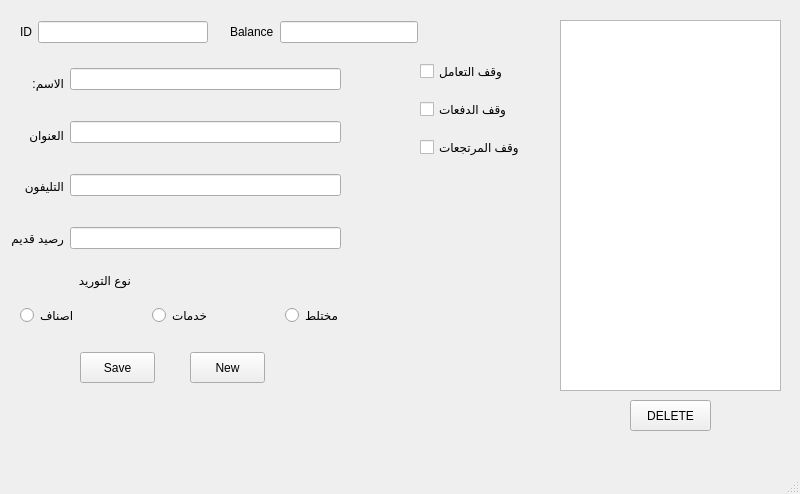
<?xml version="1.0" encoding="UTF-8"?>
<ui version="4.0">
 <class>supp_rege</class>
 <widget class="QMainWindow" name="supp_rege">
  <property name="geometry">
   <rect>
    <x>0</x>
    <y>0</y>
    <width>800</width>
    <height>494</height>
   </rect>
  </property>
  <property name="windowTitle">
   <string>MainWindow</string>
  </property>
  <widget class="QWidget" name="centralwidget">
   <widget class="QListView" name="listView">
    <property name="geometry">
     <rect>
      <x>560</x>
      <y>20</y>
      <width>221</width>
      <height>371</height>
     </rect>
    </property>
   </widget>
   <widget class="QWidget" name="layoutWidget">
    <property name="geometry">
     <rect>
      <x>230</x>
      <y>20</y>
      <width>188</width>
      <height>24</height>
     </rect>
    </property>
    <layout class="QHBoxLayout" name="horizontalLayout_4">
     <item>
      <widget class="QLabel" name="label_7">
       <property name="text">
        <string>Balance</string>
       </property>
      </widget>
     </item>
     <item>
      <widget class="QLineEdit" name="bala">
       <property name="readOnly">
        <bool>true</bool>
       </property>
      </widget>
     </item>
    </layout>
   </widget>
   <widget class="QLabel" name="label_6">
    <property name="geometry">
     <rect>
      <x>20</x>
      <y>265</y>
      <width>111</width>
      <height>31</height>
     </rect>
    </property>
    <property name="text">
     <string>نوع التوريد</string>
    </property>
   </widget>
   <widget class="QWidget" name="layoutWidget_2">
    <property name="geometry">
     <rect>
      <x>10</x>
      <y>60</y>
      <width>331</width>
      <height>201</height>
     </rect>
    </property>
    <layout class="QHBoxLayout" name="horizontalLayout">
     <item>
      <layout class="QVBoxLayout" name="verticalLayout_2">
       <item>
        <widget class="QLabel" name="label_4">
         <property name="text">
          <string>الاسم:</string>
         </property>
        </widget>
       </item>
       <item>
        <widget class="QLabel" name="label_3">
         <property name="text">
          <string>العنوان</string>
         </property>
        </widget>
       </item>
       <item>
        <widget class="QLabel" name="label_2">
         <property name="text">
          <string>التليفون</string>
         </property>
        </widget>
       </item>
       <item>
        <widget class="QLabel" name="label">
         <property name="text">
          <string>رصيد قديم</string>
         </property>
        </widget>
       </item>
      </layout>
     </item>
     <item>
      <layout class="QVBoxLayout" name="verticalLayout">
       <property name="spacing">
        <number>23</number>
       </property>
       <item>
        <widget class="QLineEdit" name="supp_name"/>
       </item>
       <item>
        <widget class="QLineEdit" name="address"/>
       </item>
       <item>
        <widget class="QLineEdit" name="phone"/>
       </item>
       <item>
        <widget class="QLineEdit" name="first_time"/>
       </item>
      </layout>
     </item>
    </layout>
   </widget>
   <widget class="QWidget" name="layoutWidget_3">
    <property name="geometry">
     <rect>
      <x>20</x>
      <y>20</y>
      <width>188</width>
      <height>24</height>
     </rect>
    </property>
    <layout class="QHBoxLayout" name="horizontalLayout_3">
     <item>
      <widget class="QLabel" name="label_5">
       <property name="text">
        <string>ID</string>
       </property>
      </widget>
     </item>
     <item>
      <widget class="QLineEdit" name="supp_id">
       <property name="readOnly">
        <bool>true</bool>
       </property>
      </widget>
     </item>
    </layout>
   </widget>
   <widget class="QWidget" name="layoutWidget_4">
    <property name="geometry">
     <rect>
      <x>20</x>
      <y>300</y>
      <width>391</width>
      <height>31</height>
     </rect>
    </property>
    <layout class="QHBoxLayout" name="horizontalLayout_2">
     <item>
      <widget class="QRadioButton" name="item">
       <property name="text">
        <string>اصناف</string>
       </property>
      </widget>
     </item>
     <item>
      <widget class="QRadioButton" name="serv">
       <property name="text">
        <string>خدمات</string>
       </property>
      </widget>
     </item>
     <item>
      <widget class="QRadioButton" name="mix">
       <property name="text">
        <string>مختلط</string>
       </property>
      </widget>
     </item>
    </layout>
   </widget>
   <widget class="QWidget" name="layoutWidget_5">
    <property name="geometry">
     <rect>
      <x>420</x>
      <y>50</y>
      <width>131</width>
      <height>121</height>
     </rect>
    </property>
    <layout class="QVBoxLayout" name="verticalLayout_3">
     <item>
      <widget class="QCheckBox" name="stop_deal">
       <property name="text">
        <string>وقف التعامل</string>
       </property>
      </widget>
     </item>
     <item>
      <widget class="QCheckBox" name="stop_pay">
       <property name="text">
        <string>وقف الدفعات</string>
       </property>
      </widget>
     </item>
     <item>
      <widget class="QCheckBox" name="stop_return">
       <property name="text">
        <string>وقف المرتجعات</string>
       </property>
      </widget>
     </item>
    </layout>
   </widget>
   <widget class="QPushButton" name="pushButton">
    <property name="geometry">
     <rect>
      <x>80</x>
      <y>352</y>
      <width>75</width>
      <height>31</height>
     </rect>
    </property>
    <property name="text">
     <string>Save</string>
    </property>
   </widget>
   <widget class="QPushButton" name="pushButton_2">
    <property name="geometry">
     <rect>
      <x>190</x>
      <y>352</y>
      <width>75</width>
      <height>31</height>
     </rect>
    </property>
    <property name="text">
     <string>New</string>
    </property>
   </widget>
   <widget class="QPushButton" name="pushButton_3">
    <property name="geometry">
     <rect>
      <x>630</x>
      <y>400</y>
      <width>81</width>
      <height>31</height>
     </rect>
    </property>
    <property name="text">
     <string>DELETE</string>
    </property>
   </widget>
  </widget>
  <widget class="QMenuBar" name="menubar">
   <property name="geometry">
    <rect>
     <x>0</x>
     <y>0</y>
     <width>800</width>
     <height>20</height>
    </rect>
   </property>
  </widget>
  <widget class="QStatusBar" name="statusbar"/>
 </widget>
 <resources/>
 <connections/>
</ui>
